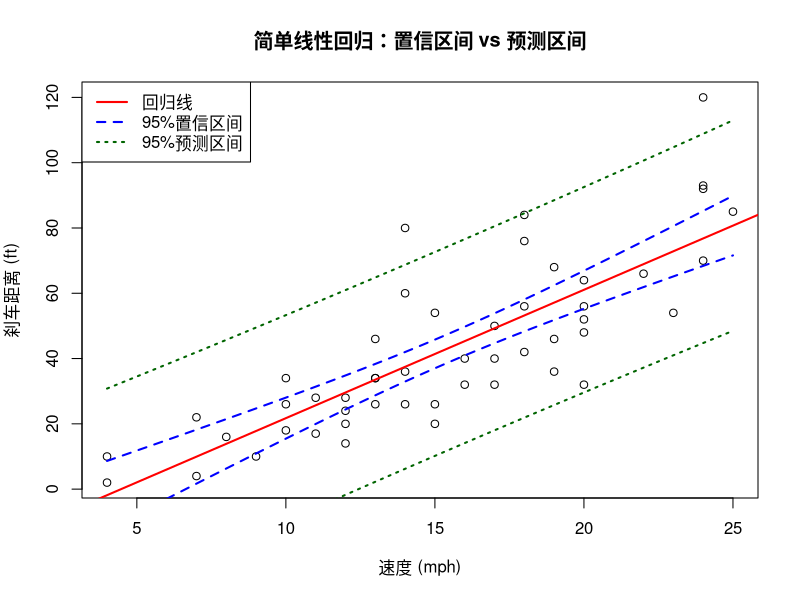

This chart was generated by the following R code:
data(cars)
head(cars)
fit <- lm(dist~speed,data=cars)
summary(fit)
# 提取基本信息
n <- nrow(cars)
n

# 计算残差的三种方法， 可以手工执行比较

# 方法1：residuals 函数
#e_hat <- residuals(fit)
#head(e_hat)
# 方法2：fitted 函数获取拟合值
#Y <- cars$dist
#Y_hat <- fitted(fit)
#e_hat <- Y - Y_hat
#head(e_hat)
# 方法3：根据公式手工算
Y <- cars$dist
x <- cars$speed
# 截距
beta0_hat <- coef(fit)[1]
# 斜率
beta1_hat <- coef(fit)[2]
Y_hat <- beta0_hat + beta1_hat * x
e_hat <- Y - Y_hat
head(e_hat)

# 计算残差平方和 SSE, 残差的单位是英尺，平方后是平方英尺
SSE <- sum(e_hat^2)
SSE

# 计算方差估计值
sigma2_hat <- SSE / (n-2)
# 这个通过残差估计出来的刹车距离误差开根号应该是实际刹车距离和预测值之间的偏差
sigma2_hat
sigma_hat <- sqrt(sigma2_hat)


# 验算手工计算的对不对
summary(fit)$sigma


# 标准误 用来衡量估计的参数beta的不确定性

# 计算beta_1 的标准误（Standard Error）
# SE(beta1_hat) = sigma_hat / sqrt(Sxx) ，Sxx = Sum((xi - x_bar)^2)
x_bar <- mean(x)
x_bar
Sxx <- sum((x - x_bar)^2)
Sxx
SE_beta1 <- sigma_hat / sqrt(Sxx)
SE_beta1

# 验证下
summary(fit)$coefficients[2, 2]

# 计算beta_0 的标准误 -- 根据公式，不用记忆
SE_beta0 <- sigma_hat * sqrt(1/n + x_bar^2/Sxx)
SE_beta0

# 验证
summary(fit)$coefficients[1, 2]


# 构造 beta1_hat 的 95% 的置信区间
# qt 函数是t分布的分位数函数，因为双侧95%置信区间，左右各留2.5%
t_crit <- qt(0.975, df = n - 2)
t_crit
# 计算置信区间
CI_lower <- beta1_hat - t_crit * SE_beta1
CI_upper <- beta1_hat + t_crit * SE_beta1
CI_lower
CI_upper
# 验证，confint() 是计算回归系数置信区间的函数
confint(fit)

# 计算t统计量
# t = （估计值 - 加设值）/ 标准误
# 下面假设 H0 ： beta1 = 0（速度与刹车距离无关）
t_stat <- beta1_hat / SE_beta1
t_stat
# 验证，数值很大，说明beta1显著不为0，速度与刹车距离确实有关
summary(fit)$coefficients[2, 3]

# 计算 p 值： p = 2 * P(T > |tobs|)
# tobs 是算出来的t统计量
# T 服从自由度 n - 2 的t分布
# t 分布是对称的，中心在 0
# pt(x, df) 返回的是 P(T < x)
# 我们要求的是两边尾巴概率，所以 * 2
p_value <- 2 * pt(-abs(t_stat),df = n - 2)
p_value
# 验证
summary(fit)$coefficients[2, 4]

# 计算R2，R2 模型解释了百分之多少的变异
# SST
Y_bar <- mean(Y)
Y_bar
SST <- sum((Y - Y_bar)^2)
SST
R2 <- 1 - SSE/SST
R2
# 验证
summary(fit)$r.squared


# 预测速度=25mph时的刹车距离
x_new <- 25
Y_pred <- beta0_hat + beta1_hat * x_new
Y_pred
# 计算预测的标准误
SE_pred <- sigma_hat * sqrt(1 + 1/n + (x_new - x_bar)^2/Sxx)
SE_pred
PI_lower <- Y_pred - t_crit * SE_pred
PI_upper <- Y_pred + t_crit * SE_pred
c(PI_lower, PI_upper)
# 验证
new_data <- data.frame(speed = 25)
predict(fit, new_data, interval = "prediction")

# 计算均值的标准误，比预测区间少了那个 1
SE_mean <- sigma_hat * sqrt(1/n + (x_new - x_bar)^2/Sxx)
SE_mean
# 构造均值的95%置信区间
CI_lower <- Y_pred - t_crit * SE_mean
CI_upper <- Y_pred + t_crit * SE_mean
c(CI_lower, CI_upper)
# 验证
predict(fit, new_data, interval = "confidence")



# 可视化
# 生成预测数据
speed_seq <- seq(4, 25, length.out = 100)
new_df <- data.frame(speed = speed_seq)

# 预测区间和置信区间
pred_PI <- predict(fit, new_df, interval = "prediction")
pred_CI <- predict(fit, new_df, interval = "confidence")

# 画图
plot(cars$speed, cars$dist,
     xlab = "速度 (mph)",
     ylab = "刹车距离 (ft)",
     main = "简单线性回归：置信区间 vs 预测区间")

# 回归线
abline(fit, col = "red", lwd = 2)

# 置信区间（窄）
lines(speed_seq, pred_CI[, 2], col = "blue", lty = 2, lwd = 2)
lines(speed_seq, pred_CI[, 3], col = "blue", lty = 2, lwd = 2)

# 预测区间（宽）
lines(speed_seq, pred_PI[, 2], col = "darkgreen", lty = 3, lwd = 2)
lines(speed_seq, pred_PI[, 3], col = "darkgreen", lty = 3, lwd = 2)

# 图例
legend("topleft",
       legend = c("回归线", "95%置信区间", "95%预测区间"),
       col = c("red", "blue", "darkgreen"),
       lty = c(1, 2, 3),
       lwd = 2)
